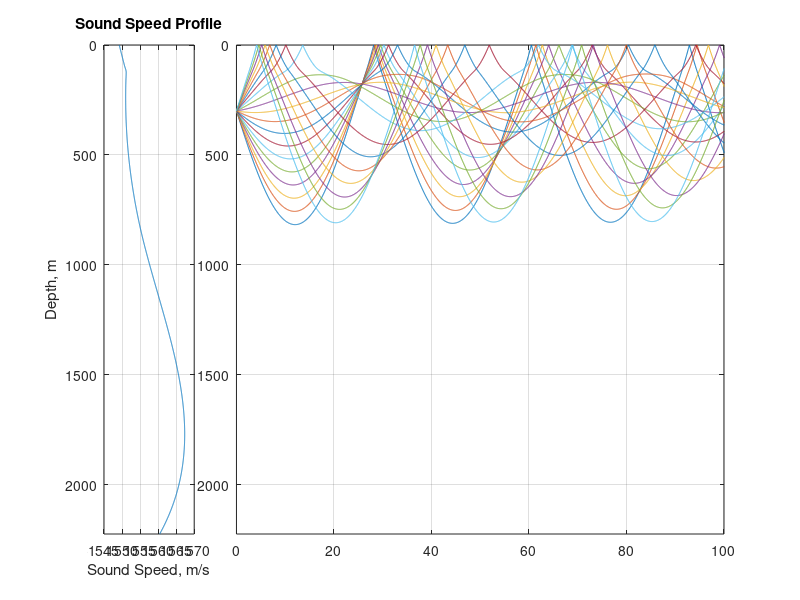

Write the MATLAB code that produced this figure. (Note: this script raises an error after producing the figure.)
%% UNDERWATER RAT TRACER.

% Dimitri Croes
% Engineering physics student at Eindhoven, The Netherlands
% 2021

% paper used for making this tool
% TU Delft, “Underwater propagation Ray acoustics,” pp. 65–80.



%% Clear
clear
close all
clc
%% Setup SSP


%Depth, Positive is down
z=[0 102 204 306 408 537 667 796 926 1056 1185 1315 1444 1574 1704 1833 1963 2092 2222 2352 2481 2611 2740]/3.281;
%SSP
c=[5082.99 5084.57 5086.16 5087.75 5089.33 5089.05 5088.88 5088.84 5088.91 5089.09 5089.40 5089.82 5090.36 5091.02 5091.80 5092.69 5093.71 5094.84 5096.09 5097.45 5098.94 5100.54 5102.26]/3.281;

%interpolation of SSP
zz = 0:1:round(7300/3.281);
cc=interp1(z,c,zz,'pchip','extrap');

%% initial values
xmax=100000; %max value of x.
dx=50; %step size of x (lower = longer calculations and bigger files)
x0=0; %start x position
z0=300; %start depth positive is down
theta0=linspace(-4,4,20); %starting angle (can be array of angles)
Ylimit = [0 zz(end)];

%% run Simulation
arch = computer('arch');

if zz(1) ~= 0 %extend SSP to surface if that isn't already the case.
    zz = [0 zz(:)'];
    cc = [cc(1) cc(:)'];
end


g = diff(cc)./diff(zz); %Calculate gradient for every depth of zz


for m=1:length(theta0) % loops through starting angles
    %calculate first values by "Hand"
    x(1)=x0;
    Z(1)=z0;
    
    angle(1)=theta0(m);
    c0(1)=cc(Z(1));
    G=g(Z(1));
    R0(1)=-c0(1)/(cosd(angle(1))*G);
    
    i=2;
    while x<=xmax
        x(i)=x(i-1)+dx;
        angle(i)=asind(((x(i)-x(i-1))/R0(i-1))+sind(angle(i-1))); %new angle
        
        
        Z(i)=(R0(i-1)*(cosd(angle(i))-cosd(angle(i-1))))+Z(i-1); %new depth
        if Z(i)<=0 %if new depth is above surface (or out of bounds)
            Z(i)=0; %set depth to surface
            angle(i)=-angle(i-1); %reflect ray
            c0(i)=cc(1); %set speed to surface speed
            G=g(1); %set gradient to surface gradient
        elseif Z(i)>=zz(end) %if new depth is under seafloor (or out of bounds)
            Z(i)=zz(end);
            angle(i)=-angle(i-1);
            c0(i)=cc(end);
            G=g(end);
            
        else
            c0(i)=cc(floor(Z(i)+1))+(Z(i)+1-floor(Z(i)+1))*((cc(ceil(Z(i)+1))-cc(floor(Z(i)+1)))/(ceil(Z(i)+1)-floor(Z(i)+1))); %lineair interpolation of speed at current depth
            
            
            G=g(round(Z(i)+1)); %gradient at current depth (should also be interpolated like above but im lazy)
            
        end
        
        
        
        
        R0(i)=c0(i)/(cosd(angle(i))*G); %calculate curvature radius
        
        
        i=i+1;
        
    end
    X{m}=x; %store variables to cell
    ZZ{m}=Z;
    clear x Z R0 angle %clean variables for new run
end
%% plotting
f = figure(1);
if strcmp(arch,'maci')
    set(f,'Position',[10 1500 1300 400])
else
    set(f,'Position',[10 100 1300 400])
end
subplot(1,5,1)
plot(cc,zz);
axis ij
grid on
title('Sound Speed Profile')
xlabel('Sound Speed, m/s')
ylabel('Depth, m')
ylim(Ylimit)
subplot(1,5,2:5)


for m=1:length(theta0)
    plot(X{m}/1000,ZZ{m})
    hold on
end
hold off
xlim([0 xmax/1000])
ylim(Ylimit)
axis ij
grid on
title('Ray Trace, Start Depth: '+string(z0)+'m')
xlabel('Distance, km')
ylabel('Depth, m')
legend('Start Angle: '+string(theta0),'Location','southeast')